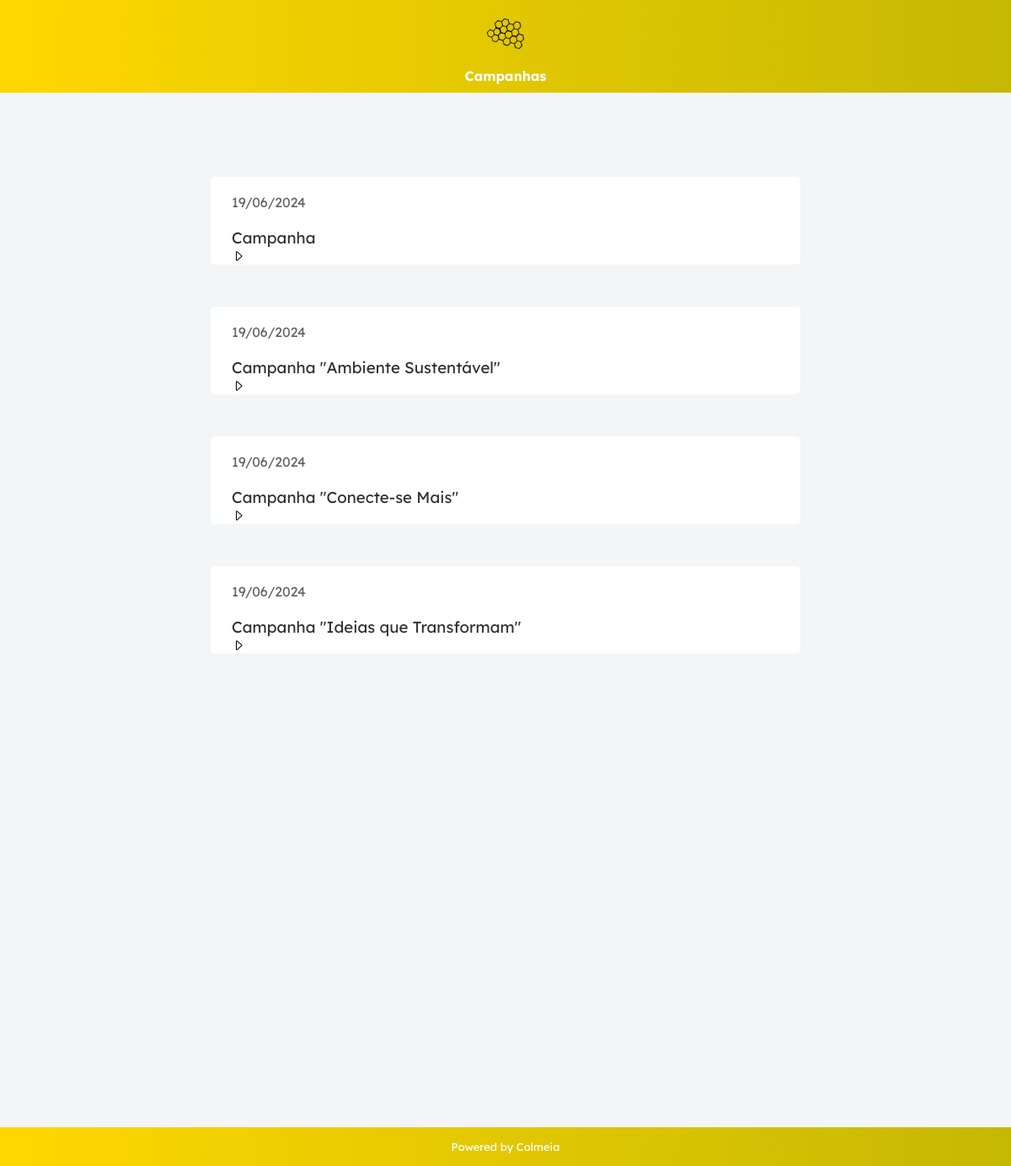
The app's page /campanhaco.php (signed in) with its own data.
### tables this page shows
CREATE TABLE `campanhas` (
  `id` int(11) NOT NULL,
  `data_create` timestamp NOT NULL DEFAULT current_timestamp(),
  `title_campanha` varchar(100) NOT NULL,
  `description_campanha` text NOT NULL
);

### campanhaco.php (the view, shortened to what this page needs)
<?php
require "conn.php";
$lista = [];
$sql = $pdo->query("SELECT * FROM campanhas ORDER BY id DESC");
if($sql->rowCount() > 0){
    $lista = $sql->fetchAll(PDO::FETCH_ASSOC);
}
?>
<!DOCTYPE html>
<html lang="en">
<head>
    <link rel="stylesheet" href="https://cdn.jsdelivr.net/npm/bootstrap-icons@1.11.3/font/bootstrap-icons.min.css">
    <link rel="stylesheet" href="assets/css/global.css">
    <link rel="stylesheet" href="assets/css/colab.css">
    <link rel="stylesheet" href="assets/css/campanha.css">
</head>
<body>
    <div class="container">
    <header id="header">
            <div class="menu">
                <a href="home.php" class="logo-container" align="center"> <img src="assets/img/logo.png" class="logo" alt="Logo"><h3>Campanhas</h3></a>
            </div>
        </header>
        <main class="container-post">
        <?php foreach ($lista as $campanha): ?>
            <div class="post">
                <div class="top-post">
                    <span><?= date_format(new DateTime($campanha['data_create']), 'd/m/Y'); ?></span>
                </div>
                <div class="content-post">
                    <h3><?= $campanha['title_campanha']; ?></h3>
                    <details>
                    <br>
                        <summary>
                            <i class="bi bi-caret-right"></i>
                        </summary>
                    </details>
                </div>
            </div>
        <?php endforeach; ?>
        </main>
        <?php require "footer.php"; ?>
</body>
</html>

### assets/css/global.css (style rules this page uses)
* { margin: 0; padding: 0; text-decoration: none; list-style: none; }
:root { --yellow: #FFD700; --yellow-dark: #c5b804; --white: #FFF; --title: #313131; --text: #646464; --linear: linear-gradient(90deg, var(--yellow) 0%, var(--yellow-dark) 100%); }
html { scroll-behavior: smooth; }
body { background-color: #f3f5f7; }
.container { width: 100%; height: 100vh; display: flex; flex-direction: column; justify-content: space-between; }
#header, #footer { background: var(--linear); padding: 5vh 5vh 5vh 5vh; color: var(--white); font-family: 'Lexend Deca'; font-size: 13px; }
#header { display: flex; justify-content: space-between; align-items: center; padding: 10px; position: relative; }
.menu { flex: 1; display: flex; justify-content: center; }
.logo { width: 90px; height: 60px; }
.menu img, .menu i { text-decoration: none; color: var(--white); }
.menu a { color: var(--white); text-decoration: none; }

### assets/css/colab.css (style rules this page uses)
#header { display: flex; justify-content: center; }

### assets/css/campanha.css (style rules this page uses)
#header { color: transparent; display: flex; justify-content: space-between; align-items: center; padding: 10px; position: relative;; }
.container-post { padding: 50px 250px; }
.menu { display: flex; justify-content: center; align-items: center; flex: 1; }
.menu a { color: var(--white); font-size: 16px; margin: 0 10px; }
.logo { width: 90px; height: 60px; margin: 0 auto; }
.post { font-family: 'Lexend Deca'; background-color: var(--white); border-radius: 5px; margin: 50px 0; padding: 0 25px; transition: .5s; }
.top-post span { display: flex; justify-content: flex-start; font-size: 16px; }
.content-post h3 { color: var(--title); font-weight: 400; }
.top-post, .content-post p { padding: 20px 0; color: var(--text); }
details summary { cursor: pointer; display: flex; align-items: center; justify-content: space-between; }
.bi-caret-right { margin-left: 0px; transition: transform 0.5s ease-in-out; }
.logo-container h3 { font-family: 'Lexend Deca'; font-size: 16px; }
.logo-container { display: flex; flex-direction: column; align-items: center; text-align: center; text-decoration: none; color: var(--white); }
.logo { width: 90px; height: 60px; margin-bottom: 10px; }

### records on screen
campanhas: data_create "19/06/2024", title_campanha "Campanha"
campanhas: data_create "19/06/2024", title_campanha "Campanha \"Ambiente Sustentável\""
campanhas: data_create "19/06/2024", title_campanha "Campanha \"Conecte-se Mais\""
campanhas: data_create "19/06/2024", title_campanha "Campanha \"Ideias que Transformam\""
